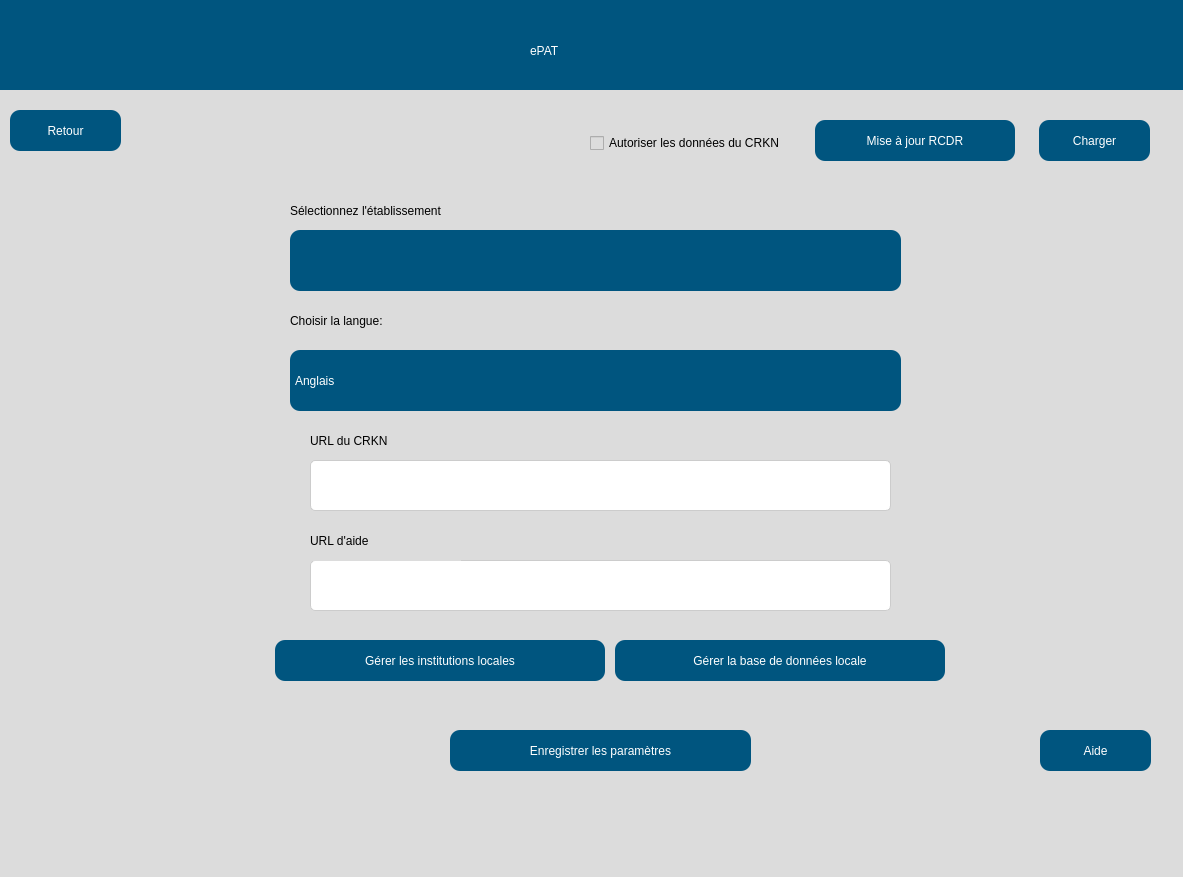
<?xml version="1.0" encoding="UTF-8"?>
<ui version="4.0">
 <class>Dialog</class>
 <widget class="QDialog" name="Dialog">
  <property name="geometry">
   <rect>
    <x>0</x>
    <y>0</y>
    <width>1183</width>
    <height>877</height>
   </rect>
  </property>
  <property name="windowTitle">
   <string>Dialogue</string>
  </property>
  <widget class="QWidget" name="widget" native="true">
   <property name="geometry">
    <rect>
     <x>-10</x>
     <y>0</y>
     <width>1200</width>
     <height>900</height>
    </rect>
   </property>
   <property name="styleSheet">
    <string notr="true">background-color: rgb(220, 220, 220);</string>
   </property>
   <widget class="QWidget" name="widget_2" native="true">
    <property name="geometry">
     <rect>
      <x>0</x>
      <y>0</y>
      <width>1200</width>
      <height>90</height>
     </rect>
    </property>
    <property name="styleSheet">
     <string notr="true">background-color: rgb(0, 85, 127);</string>
    </property>
    <widget class="QLabel" name="label">
     <property name="geometry">
      <rect>
       <x>540</x>
       <y>20</y>
       <width>141</width>
       <height>61</height>
      </rect>
     </property>
     <property name="styleSheet">
      <string notr="true">font: 75 36pt &quot;Arial&quot;;
color: rgb(255, 255, 255);
</string>
     </property>
     <property name="text">
      <string>ePAT</string>
     </property>
    </widget>
   </widget>
   <widget class="QPushButton" name="backButton">
    <property name="geometry">
     <rect>
      <x>20</x>
      <y>110</y>
      <width>111</width>
      <height>41</height>
     </rect>
    </property>
    <property name="styleSheet">
     <string notr="true">
            QPushButton {
                font: 75 16pt &quot;Arial&quot;;
                background-color: rgb(0, 85, 127);
                border-radius: 10px;
                color: rgb(255, 255, 255);
            }

            QPushButton:hover {
                background-color: rgb(0, 75, 117); /* Slightly darker color when hovered */
            }

            QPushButton:pressed {
                background-color: rgb(0, 65, 107); /* Even darker color when clicked */
            }
        </string>
    </property>
    <property name="text">
     <string>Retour</string>
    </property>
   </widget>
   <widget class="QPushButton" name="uploadButton">
    <property name="geometry">
     <rect>
      <x>1049</x>
      <y>120</y>
      <width>111</width>
      <height>41</height>
     </rect>
    </property>
    <property name="styleSheet">
     <string notr="true">
            QPushButton {
                font: 75 16pt &quot;Arial&quot;;
                background-color: rgb(0, 85, 127);
                border-radius: 10px;
                color: rgb(255, 255, 255);
            }

            QPushButton:hover {
                background-color: rgb(0, 75, 117); /* Slightly darker color when hovered */
            }

            QPushButton:pressed {
                background-color: rgb(0, 65, 107); /* Even darker color when clicked */
            }
        </string>
    </property>
    <property name="text">
     <string>Charger</string>
    </property>
   </widget>
   <widget class="QPushButton" name="updateCRKN">
    <property name="geometry">
     <rect>
      <x>825</x>
      <y>120</y>
      <width>200</width>
      <height>41</height>
     </rect>
    </property>
    <property name="styleSheet">
     <string notr="true">
            QPushButton {
                font: 75 16pt &quot;Arial&quot;;
                background-color: rgb(0, 85, 127);
                border-radius: 10px;
                color: rgb(255, 255, 255);
            }

            QPushButton:hover {
                background-color: rgb(0, 75, 117); /* Slightly darker color when hovered */
            }

            QPushButton:pressed {
                background-color: rgb(0, 65, 107); /* Even darker color when clicked */
            }
            QPushButton:disabled {
                background-color: rgb(180, 180, 180); /* Grey color for disabled state */
                color: rgb(120, 120, 120); /* Darker text color for disabled state */
            }
        </string>
    </property>
    <property name="text">
     <string>Mise à jour RCDR</string>
    </property>
   </widget>
   <widget class="QLabel" name="UniversityLabel_5">
    <property name="geometry">
     <rect>
      <x>300</x>
      <y>190</y>
      <width>240</width>
      <height>41</height>
     </rect>
    </property>
    <property name="styleSheet">
     <string notr="true">font: 75 14pt &quot;Arial&quot;;
color: rgb(0, 0, 0);</string>
    </property>
    <property name="text">
     <string>Sélectionnez l'établissement</string>
    </property>
   </widget>
   <widget class="QComboBox" name="institutionSelection">
    <property name="geometry">
     <rect>
      <x>300</x>
      <y>230</y>
      <width>611</width>
      <height>61</height>
     </rect>
    </property>
    <property name="styleSheet">
     <string notr="true">/* Styling for the QComboBox */
QComboBox {
    font: 75 16pt &quot;Arial&quot;;
    background-color: rgb(0, 85, 127);
    border-radius: 10px;
    color: rgb(255, 255, 255);
}

/* Styling for the QComboBox when hovered */
QComboBox:hover {
    background-color: rgb(0, 75, 117); /* Slightly darker color when hovered */
}

/* Styling for the QComboBox when the dropdown is activated */
QComboBox::drop-down {
    subcontrol-origin: padding;
    subcontrol-position: right center;
    width: 15px;
    border-left-width: 0px;
    border-left-color: darkgray;
    border-left-style: solid; /* just a single line */
    border-top-right-radius: 10px; /* same radius as the QComboBox */
    border-bottom-right-radius: 10px; /* same radius as the QComboBox */
}

/* Styling for the QComboBox when the dropdown button is pressed */
QComboBox::down-arrow {
                image: url(resources/dropdown_icon.png);
                width: 21px;
                height: 15px;
                padding-right: 15px;
            }</string>
    </property>
   </widget>
   <widget class="QLabel" name="UniversityLabel_6">
    <property name="geometry">
     <rect>
      <x>320</x>
      <y>410</y>
      <width>251</width>
      <height>41</height>
     </rect>
    </property>
    <property name="styleSheet">
     <string notr="true">font: 75 14pt &quot;Arial&quot;;
color: rgb(0, 0, 0);</string>
    </property>
    <property name="text">
     <string>Lnlien d'aide</string>
    </property>
   </widget>

   <widget class="QLabel" name="UniversityLabel_7">
    <property name="geometry">
     <rect>
      <x>300</x>
      <y>300</y>
      <width>151</width>
      <height>41</height>
     </rect>
    </property>
    <property name="styleSheet">
     <string notr="true">font: 75 14pt &quot;Arial&quot;;
color: rgb(0, 0, 0);</string>
    </property>
    <property name="text">
     <string>Choisir la langue:</string>
    </property>
   </widget>
   <widget class="QComboBox" name="languageSetting">
    <property name="geometry">
     <rect>
      <x>300</x>
      <y>350</y>
      <width>611</width>
      <height>61</height>
     </rect>
    </property>
    <property name="styleSheet">
     <string notr="true">/* Styling for the QComboBox */
QComboBox {
    font: 75 16pt &quot;Arial&quot;;
    background-color: rgb(0, 85, 127);
    border-radius: 10px;
    color: rgb(255, 255, 255);
}

/* Styling for the QComboBox when hovered */
QComboBox:hover {
    background-color: rgb(0, 75, 117); /* Slightly darker color when hovered */
}

/* Styling for the QComboBox when the dropdown is activated */
QComboBox::drop-down {
    subcontrol-origin: padding;
    subcontrol-position: right center;
    width: 15px;
    border-left-width: 0px;
    border-left-color: darkgray;
    border-left-style: solid; /* just a single line */
    border-top-right-radius: 10px; /* same radius as the QComboBox */
    border-bottom-right-radius: 10px; /* same radius as the QComboBox */
}

/* Styling for the QComboBox when the dropdown button is pressed */
QComboBox::down-arrow {
                image: url(resources/dropdown_icon.png);
                width: 21px;
                height: 15px;
                padding-right: 15px;
            }</string>
    </property>
    <item>
     <property name="text">
      <string>Anglais</string>
     </property>
    </item>
    <item>
     <property name="text">
      <string>Français</string>
     </property>
    </item>
   </widget>
   <widget class="QLabel" name="UniversityLabel_8">
    <property name="geometry">
     <rect>
      <x>320</x>
      <y>420</y>
      <width>151</width>
      <height>41</height>
     </rect>
    </property>
    <property name="styleSheet">
     <string notr="true">font: 75 14pt &quot;Arial&quot;;
color: rgb(0, 0, 0);</string>
    </property>
    <property name="text">
     <string>URL du CRKN</string>
    </property>
   </widget>
   <widget class="QLineEdit" name="helpURL">
    <property name="geometry">
     <rect>
      <x>320</x>
      <y>560</y>
      <width>581</width>
      <height>51</height>
     </rect>
    </property>
    <property name="styleSheet">
     <string notr="true">/* Styling for QLineEdit */
QLineEdit {
    font-family: Arial, sans-serif;
    font-size: 14px;
    color: #333; /* Text color */
    background-color: #fff; /* Background color */
    border: 1px solid #ccc; /* Border color */
    border-radius: 5px; /* Border radius */
    padding: 8px; /* Padding inside the QLineEdit */
}

/* Styling for QLineEdit when it's focused */
QLineEdit:focus {
    border: 1px solid #4d90fe; /* Focused border color */
    outline: none; /* Remove default focus outline */
}

/* Styling for QLineEdit when hovered */
QLineEdit:hover {
    border: 1px solid #999; /* Border color on hover */
}</string>
    </property>
   </widget>
   <widget class="QLabel" name="helpURL">
    <property name="geometry">
     <rect>
      <x>320</x>
      <y>520</y>
      <width>151</width>
      <height>41</height>
     </rect>
    </property>
    <property name="styleSheet">
     <string notr="true">font: 75 14pt &quot;Arial&quot;;
color: rgb(0, 0, 0);</string>
    </property>
    <property name="text">
     <string>URL d'aide</string>
    </property>
   </widget>
   <widget class="QPushButton" name="saveSettings">
    <property name="geometry">
     <rect>
      <x>460</x>
      <y>730</y>
      <width>301</width>
      <height>41</height>
     </rect>
    </property>
    <property name="styleSheet">
     <string notr="true">
            QPushButton {
                font: 75 16pt &quot;Arial&quot;;
                background-color: rgb(0, 85, 127);
                border-radius: 10px;
                color: rgb(255, 255, 255);
            }

            QPushButton:hover {
                background-color: rgb(0, 75, 117); /* Slightly darker color when hovered */
            }

            QPushButton:pressed {
                background-color: rgb(0, 65, 107); /* Even darker color when clicked */
            }
            QPushButton:disabled {
                background-color: rgb(180, 180, 180); /* Grey color for disabled state */
                color: rgb(120, 120, 120); /* Darker text color for disabled state */
            }
        </string>
    </property>
    <property name="text">
     <string>Enregistrer les paramètres</string>
    </property>
   </widget>
   <widget class="QPushButton" name="helpButton">
    <property name="geometry">
     <rect>
      <x>1050</x>
      <y>730</y>
      <width>111</width>
      <height>41</height>
     </rect>
    </property>
    <property name="styleSheet">
     <string notr="true">
            QPushButton {
                font: 75 16pt &quot;Arial&quot;;
                background-color: rgb(0, 85, 127);
                border-radius: 10px;
                color: rgb(255, 255, 255);
            }

            QPushButton:hover {
                background-color: rgb(0, 75, 117); /* Slightly darker color when hovered */
            }

            QPushButton:pressed {
                background-color: rgb(0, 65, 107); /* Even darker color when clicked */
            }
        </string>
    </property>
    <property name="text">
     <string>Aide</string>
    </property>
   </widget>
   <widget class="QLineEdit" name="crknURL">
    <property name="geometry">
     <rect>
      <x>320</x>
      <y>460</y>
      <width>581</width>
      <height>51</height>
     </rect>
    </property>
    <property name="styleSheet">
     <string notr="true">/* Styling for QLineEdit */
QLineEdit {
    font-family: Arial, sans-serif;
    font-size: 14px;
    color: #333; /* Text color */
    background-color: #fff; /* Background color */
    border: 1px solid #ccc; /* Border color */
    border-radius: 5px; /* Border radius */
    padding: 8px; /* Padding inside the QLineEdit */
}

/* Styling for QLineEdit when it's focused */
QLineEdit:focus {
    border: 1px solid #4d90fe; /* Focused border color */
    outline: none; /* Remove default focus outline */
}

/* Styling for QLineEdit when hovered */
QLineEdit:hover {
    border: 1px solid #999; /* Border color on hover */
}
QLineEdit:disabled {
                background-color: rgb(180, 180, 180); /* Grey color for disabled state */
                color: rgb(120, 120, 120); /* Darker text color for disabled state */
            }
</string>
    </property>
   </widget>
   <widget class="QPushButton" name="manageDatabase">
    <property name="geometry">
     <rect>
      <x>625</x>
      <y>640</y>
      <width>330</width>
      <height>41</height>
     </rect>
    </property>
    <property name="styleSheet">
     <string notr="true">
            QPushButton {
                font: 75 16pt &quot;Arial&quot;;
                background-color: rgb(0, 85, 127);
                border-radius: 10px;
                color: rgb(255, 255, 255);
            }

            QPushButton:hover {
                background-color: rgb(0, 75, 117); /* Slightly darker color when hovered */
            }

            QPushButton:pressed {
                background-color: rgb(0, 65, 107); /* Even darker color when clicked */
            }
            QPushButton:disabled {
                background-color: rgb(180, 180, 180); /* Grey color for disabled state */
                color: rgb(120, 120, 120); /* Darker text color for disabled state */
            }
        </string>
    </property>
    <property name="text">
     <string>Gérer la base de données locale</string>
    </property>
   </widget>
   <widget class="QPushButton" name="manageInstitution">
    <property name="geometry">
     <rect>
      <x>285</x>
      <y>640</y>
      <width>330</width>
      <height>41</height>
     </rect>
    </property>
    <property name="styleSheet">
     <string notr="true">
            QPushButton {
                font: 75 16pt &quot;Arial&quot;;
                background-color: rgb(0, 85, 127);
                border-radius: 10px;
                color: rgb(255, 255, 255);
            }

            QPushButton:hover {
                background-color: rgb(0, 75, 117); /* Slightly darker color when hovered */
            }

            QPushButton:pressed {
                background-color: rgb(0, 65, 107); /* Even darker color when clicked */
            }
            QPushButton:disabled {
                background-color: rgb(180, 180, 180); /* Grey color for disabled state */
                color: rgb(120, 120, 120); /* Darker text color for disabled state */
            }
        </string>
    </property>
    <property name="text">
     <string>Gérer les institutions locales</string>
    </property>
   </widget>

   <widget class="QTextEdit" name="helpLink">
    <property name="geometry">
     <rect>
      <x>320</x>
      <y>460</y>
      <width>581</width>
      <height>51</height>
     </rect>
    </property>
    <property name="styleSheet">
     <string notr="true">/* Styling for QTextEdit */
QTextEdit {
    font-family: Arial, sans-serif;
    font-size: 14px;
    color: #333; /* Text color */
    background-color: #fff; /* Background color */
    border: 1px solid #ccc; /* Border color */
    border-radius: 5px; /* Border radius */
    padding: 8px; /* Padding inside the QTextEdit */
}

/* Styling for QTextEdit when it's focused */
QTextEdit:focus {
    border: 1px solid #4d90fe; /* Focused border color */
    outline: none; /* Remove default focus outline */
}

/* Styling for QTextEdit when hovered */
QTextEdit:hover {
    border: 1px solid #999; /* Border color on hover */
}</string>
    </property>
   </widget>

   <widget class="QCheckBox" name="allowCRKNData">
    <property name="geometry">
     <rect>
      <x>600</x>
      <y>128</y>
      <width>200</width>
      <height>30</height>
     </rect>
    </property>
    <property name="styleSheet">
     <string notr="true">font: 75 14pt &quot;Arial&quot;;</string>
    </property>
    <property name="text">
     <string>Autoriser les données du CRKN</string>
    </property>
   </widget>
  </widget>
 </widget>
 <resources/>
 <connections/>
</ui>
